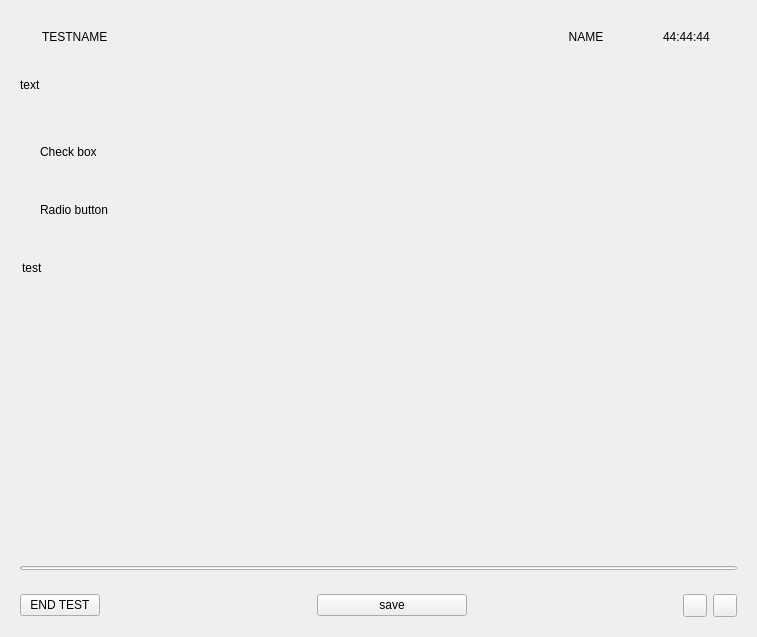
<?xml version="1.0" encoding="UTF-8"?>
<ui version="4.0">
 <class>TestInterface</class>
 <widget class="QWidget" name="TestInterface">
  <property name="geometry">
   <rect>
    <x>0</x>
    <y>0</y>
    <width>757</width>
    <height>637</height>
   </rect>
  </property>
  <property name="windowTitle">
   <string>Form</string>
  </property>
  <layout class="QVBoxLayout" name="verticalLayout_2">
   <item>
    <widget class="CardWidget" name="headerCard">
     <layout class="QHBoxLayout" name="horizontalLayout_3">
      <item>
       <layout class="QHBoxLayout" name="horizontalLayout_2">
        <item>
         <widget class="IconWidget" name="testIcon">
          <property name="minimumSize">
           <size>
            <width>16</width>
            <height>16</height>
           </size>
          </property>
          <property name="maximumSize">
           <size>
            <width>16</width>
            <height>16</height>
           </size>
          </property>
         </widget>
        </item>
        <item>
         <widget class="BodyLabel" name="testNameLabel">
          <property name="text">
           <string>TESTNAME</string>
          </property>
         </widget>
        </item>
       </layout>
      </item>
      <item>
       <spacer name="horizontalSpacer">
        <property name="orientation">
         <enum>Qt::Horizontal</enum>
        </property>
        <property name="sizeHint" stdset="0">
         <size>
          <width>40</width>
          <height>20</height>
         </size>
        </property>
       </spacer>
      </item>
      <item>
       <widget class="CardWidget" name="CardWidget_5">
        <property name="minimumSize">
         <size>
          <width>100</width>
          <height>0</height>
         </size>
        </property>
        <layout class="QHBoxLayout" name="horizontalLayout_9">
         <item>
          <layout class="QHBoxLayout" name="horizontalLayout_10">
           <item>
            <widget class="IconWidget" name="userNameIcon">
             <property name="minimumSize">
              <size>
               <width>16</width>
               <height>16</height>
              </size>
             </property>
             <property name="maximumSize">
              <size>
               <width>16</width>
               <height>16</height>
              </size>
             </property>
            </widget>
           </item>
           <item>
            <widget class="BodyLabel" name="userNameLabel">
             <property name="text">
              <string>NAME</string>
             </property>
             <property name="alignment">
              <set>Qt::AlignCenter</set>
             </property>
            </widget>
           </item>
          </layout>
         </item>
        </layout>
       </widget>
      </item>
      <item>
       <widget class="CardWidget" name="timeCard">
        <property name="sizePolicy">
         <sizepolicy hsizetype="Preferred" vsizetype="Preferred">
          <horstretch>0</horstretch>
          <verstretch>0</verstretch>
         </sizepolicy>
        </property>
        <property name="minimumSize">
         <size>
          <width>0</width>
          <height>0</height>
         </size>
        </property>
        <property name="maximumSize">
         <size>
          <width>16777215</width>
          <height>16777215</height>
         </size>
        </property>
        <property name="layoutDirection">
         <enum>Qt::LeftToRight</enum>
        </property>
        <layout class="QHBoxLayout" name="horizontalLayout_8">
         <item>
          <layout class="QHBoxLayout" name="horizontalLayout_7">
           <property name="spacing">
            <number>7</number>
           </property>
           <property name="leftMargin">
            <number>0</number>
           </property>
           <item>
            <widget class="IconWidget" name="timeIcon">
             <property name="minimumSize">
              <size>
               <width>16</width>
               <height>16</height>
              </size>
             </property>
             <property name="maximumSize">
              <size>
               <width>16</width>
               <height>16</height>
              </size>
             </property>
            </widget>
           </item>
           <item>
            <widget class="BodyLabel" name="timeLabel">
             <property name="sizePolicy">
              <sizepolicy hsizetype="Preferred" vsizetype="Preferred">
               <horstretch>0</horstretch>
               <verstretch>0</verstretch>
              </sizepolicy>
             </property>
             <property name="minimumSize">
              <size>
               <width>65</width>
               <height>0</height>
              </size>
             </property>
             <property name="maximumSize">
              <size>
               <width>65</width>
               <height>16777215</height>
              </size>
             </property>
             <property name="text">
              <string>44:44:44</string>
             </property>
             <property name="alignment">
              <set>Qt::AlignLeading|Qt::AlignLeft|Qt::AlignVCenter</set>
             </property>
            </widget>
           </item>
          </layout>
         </item>
        </layout>
       </widget>
      </item>
     </layout>
    </widget>
   </item>
   <item>
    <widget class="CardWidget" name="bodyCard">
     <layout class="QGridLayout" name="gridLayout">
      <item row="0" column="0">
       <layout class="QVBoxLayout" name="verticalLayout_9">
        <item>
         <layout class="QVBoxLayout" name="verticalLayout">
          <property name="spacing">
           <number>0</number>
          </property>
          <item>
           <widget class="SmoothScrollArea" name="SmoothScrollArea">
            <property name="styleSheet">
             <string notr="true">background-color: transparent;
border: 0;</string>
            </property>
            <property name="widgetResizable">
             <bool>true</bool>
            </property>
            <widget class="QWidget" name="scrollAreaWidgetContents">
             <property name="geometry">
              <rect>
               <x>0</x>
               <y>0</y>
               <width>717</width>
               <height>229</height>
              </rect>
             </property>
             <layout class="QVBoxLayout" name="verticalLayout_5">
              <property name="spacing">
               <number>0</number>
              </property>
              <property name="leftMargin">
               <number>0</number>
              </property>
              <property name="topMargin">
               <number>0</number>
              </property>
              <property name="rightMargin">
               <number>0</number>
              </property>
              <property name="bottomMargin">
               <number>0</number>
              </property>
              <item>
               <layout class="QVBoxLayout" name="verticalLayout_3">
                <property name="spacing">
                 <number>9</number>
                </property>
                <property name="bottomMargin">
                 <number>0</number>
                </property>
                <item>
                 <widget class="BodyLabel" name="questionTitleLabel">
                  <property name="text">
                   <string>text</string>
                  </property>
                  <property name="wordWrap">
                   <bool>true</bool>
                  </property>
                  <property name="textInteractionFlags">
                   <set>Qt::NoTextInteraction</set>
                  </property>
                  <property name="buddy">
                   <cstring></cstring>
                  </property>
                 </widget>
                </item>
                <item>
                 <widget class="HorizontalSeparator" name="HorizontalSeparator"/>
                </item>
               </layout>
              </item>
              <item>
               <widget class="SmoothScrollArea" name="SmoothScrollArea_2">
                <property name="widgetResizable">
                 <bool>true</bool>
                </property>
                <widget class="QWidget" name="answerBox">
                 <property name="geometry">
                  <rect>
                   <x>0</x>
                   <y>0</y>
                   <width>717</width>
                   <height>196</height>
                  </rect>
                 </property>
                 <property name="sizePolicy">
                  <sizepolicy hsizetype="Preferred" vsizetype="Minimum">
                   <horstretch>0</horstretch>
                   <verstretch>0</verstretch>
                  </sizepolicy>
                 </property>
                 <layout class="QVBoxLayout" name="verticalLayout_4">
                  <property name="spacing">
                   <number>12</number>
                  </property>
                  <property name="leftMargin">
                   <number>0</number>
                  </property>
                  <property name="topMargin">
                   <number>12</number>
                  </property>
                  <property name="rightMargin">
                   <number>12</number>
                  </property>
                  <property name="bottomMargin">
                   <number>12</number>
                  </property>
                  <item>
                   <widget class="CheckBox" name="CheckBox">
                    <property name="text">
                     <string>Check box</string>
                    </property>
                   </widget>
                  </item>
                  <item>
                   <widget class="RadioButton" name="RadioButton">
                    <property name="text">
                     <string>Radio button</string>
                    </property>
                   </widget>
                  </item>
                  <item>
                   <widget class="LineEdit" name="LineEdit">
                    <property name="text">
                     <string>test</string>
                    </property>
                    <property name="dragEnabled">
                     <bool>false</bool>
                    </property>
                    <property name="placeholderText">
                     <string>OTVER</string>
                    </property>
                   </widget>
                  </item>
                 </layout>
                </widget>
               </widget>
              </item>
             </layout>
            </widget>
           </widget>
          </item>
         </layout>
        </item>
        <item>
         <spacer name="verticalSpacer">
          <property name="orientation">
           <enum>Qt::Vertical</enum>
          </property>
          <property name="sizeHint" stdset="0">
           <size>
            <width>20</width>
            <height>40</height>
           </size>
          </property>
         </spacer>
        </item>
       </layout>
      </item>
      <item row="1" column="0">
       <widget class="ProgressBar" name="ProgressBar">
        <property name="minimumSize">
         <size>
          <width>0</width>
          <height>4</height>
         </size>
        </property>
        <property name="maximumSize">
         <size>
          <width>16777215</width>
          <height>4</height>
         </size>
        </property>
       </widget>
      </item>
     </layout>
    </widget>
   </item>
   <item>
    <widget class="CardWidget" name="bottomCard">
     <layout class="QHBoxLayout" name="horizontalLayout_6">
      <item>
       <widget class="PushButton" name="endButton">
        <property name="minimumSize">
         <size>
          <width>0</width>
          <height>0</height>
         </size>
        </property>
        <property name="maximumSize">
         <size>
          <width>150</width>
          <height>16777215</height>
         </size>
        </property>
        <property name="text">
         <string>END TEST</string>
        </property>
       </widget>
      </item>
      <item>
       <spacer name="horizontalSpacer_3">
        <property name="orientation">
         <enum>Qt::Horizontal</enum>
        </property>
        <property name="sizeHint" stdset="0">
         <size>
          <width>40</width>
          <height>20</height>
         </size>
        </property>
       </spacer>
      </item>
      <item>
       <widget class="PushButton" name="saveButton">
        <property name="minimumSize">
         <size>
          <width>150</width>
          <height>0</height>
         </size>
        </property>
        <property name="maximumSize">
         <size>
          <width>150</width>
          <height>16777215</height>
         </size>
        </property>
        <property name="text">
         <string>save</string>
        </property>
       </widget>
      </item>
      <item>
       <spacer name="horizontalSpacer_4">
        <property name="orientation">
         <enum>Qt::Horizontal</enum>
        </property>
        <property name="sizeHint" stdset="0">
         <size>
          <width>40</width>
          <height>20</height>
         </size>
        </property>
       </spacer>
      </item>
      <item>
       <layout class="QHBoxLayout" name="horizontalLayout_5">
        <property name="spacing">
         <number>6</number>
        </property>
        <item>
         <widget class="ToolButton" name="prevButton">
          <property name="toolButtonStyle">
           <enum>Qt::ToolButtonIconOnly</enum>
          </property>
          <property name="autoRaise">
           <bool>false</bool>
          </property>
         </widget>
        </item>
        <item>
         <widget class="ToolButton" name="nextButton">
          <property name="text">
           <string/>
          </property>
         </widget>
        </item>
       </layout>
      </item>
     </layout>
    </widget>
   </item>
  </layout>
 </widget>
 <customwidgets>
  <customwidget>
   <class>CheckBox</class>
   <extends>QCheckBox</extends>
   <header>qfluentwidgets</header>
  </customwidget>
  <customwidget>
   <class>PushButton</class>
   <extends>QPushButton</extends>
   <header>qfluentwidgets</header>
  </customwidget>
  <customwidget>
   <class>ToolButton</class>
   <extends>QToolButton</extends>
   <header>qfluentwidgets</header>
  </customwidget>
  <customwidget>
   <class>RadioButton</class>
   <extends>QRadioButton</extends>
   <header>qfluentwidgets</header>
  </customwidget>
  <customwidget>
   <class>IconWidget</class>
   <extends>QWidget</extends>
   <header>qfluentwidgets</header>
  </customwidget>
  <customwidget>
   <class>HorizontalSeparator</class>
   <extends>QWidget</extends>
   <header>qfluentwidgets</header>
  </customwidget>
  <customwidget>
   <class>CardWidget</class>
   <extends>QFrame</extends>
   <header>qfluentwidgets</header>
   <container>1</container>
  </customwidget>
  <customwidget>
   <class>SmoothScrollArea</class>
   <extends>QScrollArea</extends>
   <header>qfluentwidgets</header>
   <container>1</container>
  </customwidget>
  <customwidget>
   <class>BodyLabel</class>
   <extends>QLabel</extends>
   <header>qfluentwidgets</header>
  </customwidget>
  <customwidget>
   <class>ProgressBar</class>
   <extends>QProgressBar</extends>
   <header>qfluentwidgets</header>
  </customwidget>
  <customwidget>
   <class>LineEdit</class>
   <extends>QLineEdit</extends>
   <header>qfluentwidgets</header>
  </customwidget>
 </customwidgets>
 <resources>
  <include location="../../resource/resource.qrc"/>
 </resources>
 <connections/>
</ui>
